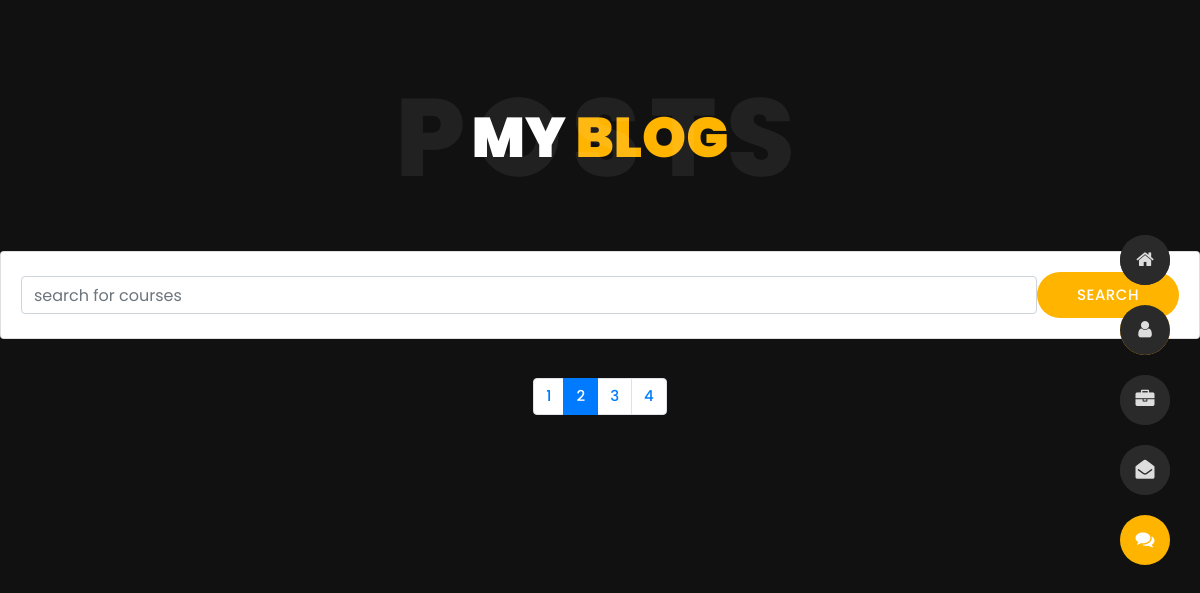
The page /blog/ on the database as committed earlier.
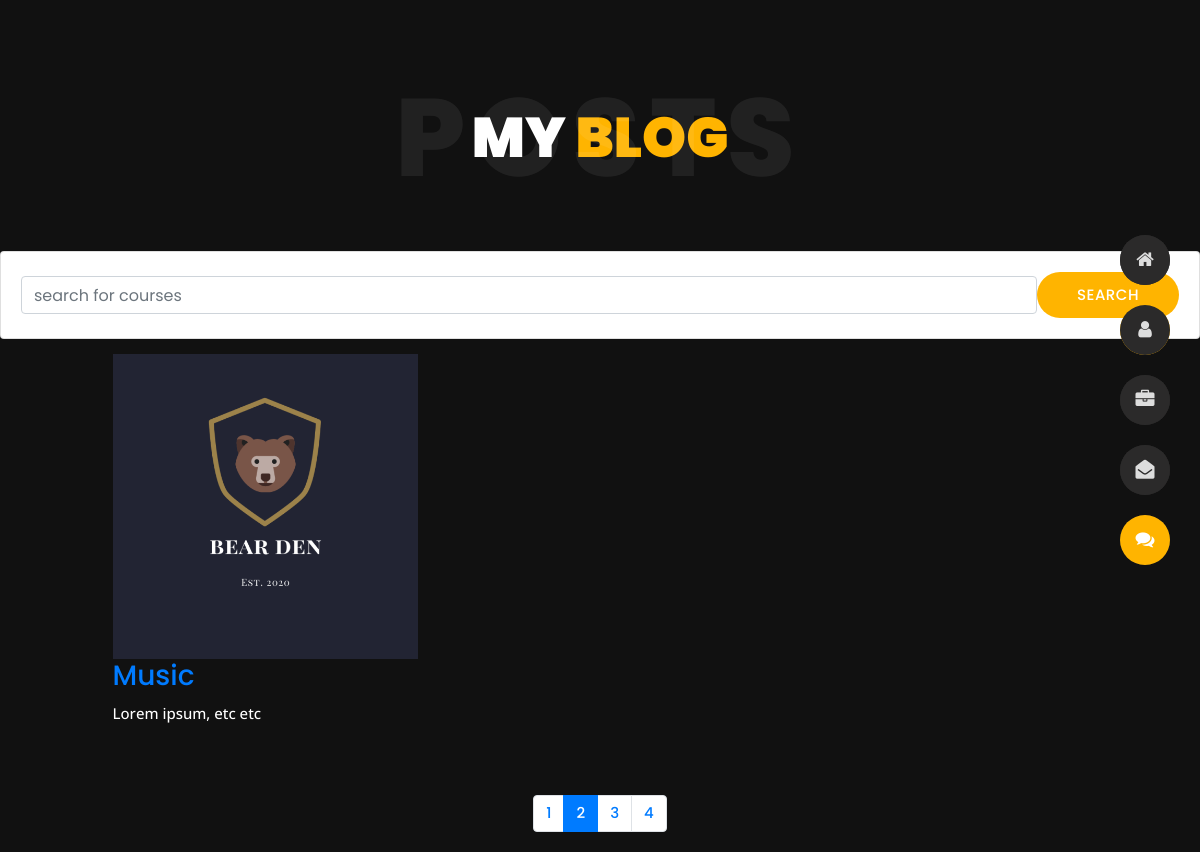
The same page on the database as committed later.
### resume/models.py (models this page shows, shortened)
class Post(models.Model):
    image = models.ImageField(upload_to="images/")
    title = models.CharField(max_length=30)
    content = models.TextField()
    author = models.ForeignKey(User, on_delete=models.CASCADE)
    date = models.DateTimeField(default=timezone.now)

### resume/views.py (the view)
# urls.py: 2. Add a URL to urlpatterns:  path('blog/', include('blog.urls'))
def blog(request):
    post_objects = Post.objects.all().order_by('-date')
    item_name = request.GET.get('item_name')
    if item_name != '' and item_name is not None:
        post_objects = Post.objects.filter(title__icontains=item_name)
    return render(request, 'resume/blog.html', {'post_objects': post_objects})

### resume/templates/resume/blog.html (shortened to what this page needs)
﻿{% extends 'resume/base_2.html' %} {% block content %}
<body class="blog">
  <header class="header" id="navbar-collapse-toggle">
    <ul
      class="icon-menu d-none d-lg-block revealator-slideup revealator-once revealator-delay1"
    >
      <li class="icon-box">
        <i class="fa fa-home"></i>
        <a href="index.html">
        </a>
      </li>
      <li class="icon-box">
        <i class="fa fa-user"></i>
        <a href="about.html">
        </a>
      </li>
      <li class="icon-box">
        <i class="fa fa-briefcase"></i>
        <a href="portfolio.html">
        </a>
      </li>
      <li class="icon-box">
        <i class="fa fa-envelope-open"></i>
        <a href="contact.html">
        </a>
      </li>
      <li class="icon-box active">
        <i class="fa fa-comments"></i>
        <a href="blog.html">
        </a>
      </li>
    </ul>
  </header>
  <section
    class="title-section text-left text-sm-center revealator-slideup revealator-once revealator-delay1"
  >
    <h1>my <span>blog</span></h1>
    <span class="title-bg">posts</span>
  </section>
  <div class="row">
    <div class="col-md-12">
      <form class="card card-sm">
        <div class="card-body row no-gutters align-items-center">
          <div class="col">
            <input
              type="search"
              name="item_name"
              placeholder="search for courses"
              class="form-control form-control-borderless"
            />
          </div>
          <div class="col-auto">
            <button class="btn btn-success" type="submit">search</button>
          </div>
        </div>
      </form>
    </div>
  </div>
  <section
    class="main-content revealator-slideup revealator-once revealator-delay1"
  >
    <div class="container">
      <div class="row">
        {% if post_objects %} {% for post in post_objects %}
        <div class="col-12 col-md-6 col-lg-6 col-xl-4 mb-30">
          <article class="post-container">
            <div class="post-thumb">
              <a
                href="blog-post.html"
                class="d-block position-relative overflow-hidden"
              >
                <img
                  src="{{post.image.url}}"
                  class="img-fluid"
                  alt="Blog Post"
                />
              </a>
            </div>
            <div class="post-content">
              <div class="entry-header">
                <h3>
                  <a href="blog-post.html">{{post.title}}</a>
                </h3>
              </div>
              <div class="entry-content open-sans-font">
                <p>{{post.content}}</p>
              </div>
            </div>
          </article>
        </div>
        {% endfor %} {% endif %}
        <div class="col-12 mt-4">
          <nav aria-label="Page navigation example">
            <ul class="pagination justify-content-center mb-0">
              <li class="page-item"><a class="page-link" href="#">1</a></li>
              <li class="page-item active">
                <a class="page-link" href="#">2</a>
              </li>
              <li class="page-item"><a class="page-link" href="#">3</a></li>
              <li class="page-item"><a class="page-link" href="#">4</a></li>
            </ul>
          </nav>
        </div>
      </div>
    </div>
  </section>
</body>
{% endblock content %}

### resume/templates/resume/base_2.html (shortened to what this page needs)
{% load static %}
<!DOCTYPE html>
<html lang="en">
  <head>
    <link href="{%static 'css/bootstrap.min.css'%}" rel="stylesheet" />
    <link href="{%static 'css/preloader.min.css'%}" rel="stylesheet" />
    <link href="{%static 'css/circle.css'%}" rel="stylesheet" />
    <link href="{%static 'css/font-awesome.min.css'%}" rel="stylesheet" />
    <link
      href="{%static 'css/fm.revealator.jquery.min.css'%}"
      rel="stylesheet"
    />
    <link href="{%static 'css/style.css'%}" rel="stylesheet" />
    <link href="{%static 'css/skins/yellow.css'%}" rel="stylesheet" />
  </head>
  <body class="about">
    <header class="header" id="navbar-collapse-toggle">
      <ul
        class="icon-menu d-none d-lg-block revealator-slideup revealator-once revealator-delay1"
      >
        <li class="icon-box">
          <a href="index.html">
          </a>
        </li>
        <li class="icon-box active">
          <a href="about.html">
          </a>
        </li>
        <li class="icon-box">
          <a href="portfolio.html">
          </a>
        </li>
        <li class="icon-box">
          <a href="contact.html">
          </a>
        </li>
        <li class="icon-box">
          <a href="blog.html">
          </a>
        </li>
      </ul>
    </header>
    {% block content %} {% endblock content %}
  </body>
</html>

### resume/static/css/style.css (style rules this page uses)
html { overflow-x: hidden; height: 100%; }
body { font-family: 'Poppins', sans-serif; font-size: 15px; color: #fff; font-weight: 500; line-height: 1.6; position: relative; background-size: cover; background-position: center; height: 100%; width: 100%; background-color: #111; }
.open-sans-font { font-family: 'Open Sans', sans-serif; }
.mb-30 { margin-bottom: 30px; }
.no-transform { transform: none !important; }
.btn { box-shadow: none !important; border-radius: 26px; font-weight: 500; height: 46px; line-height: 46px; font-size: 15px; text-transform: uppercase; color: #fff; padding: 0 40px; outline: none !important; overflow: hidden; display: inline-block; position: relative; font-family: 'Poppins', sans-serif; letter-spacing: .5px; border: 0; }
.btn, .btn:hover, .btn:focus { color: #fff; text-decoration: none; }
.title-section { margin: 0 auto; width: 100%; position: relative; padding: 80px 0; }
.title-section h1 { font-size: 56px; font-weight: 900; color: #fff; text-transform: uppercase; margin: 0; }
.title-bg { font-size: 110px; left: 0; letter-spacing: 10px; line-height: 0.7; position: absolute; right: 0; top: 50%; text-transform: uppercase; font-weight: 800; -webkit-transform: translateY(-50%); -moz-transform: translateY(-50%); -ms-transform: translateY(-50%); -o-transform: translateY(-50%); transform: translateY(-50%); color: rgba(255, 255, 255, 0.07); }
@media (min-width: 992px) { .header { position: fixed; right: 30px; bottom: 0; z-index: 3; display: flex; align-items: center; height: calc(100vh - 200px); top: 100px; opacity: 1; transition: opacity 0.3s; -webkit-transition: opacity 0.3s; } }
@media (min-width: 992px) { .header ul.icon-menu { margin: 0; padding: 0; } }
@media (min-width: 992px) { .header ul.icon-menu li.icon-box { width: 50px; height: 50px; list-style: none; position: relative; display: flex; align-items: center; transition: .3s; margin: 20px 0; border-radius: 50%; background: #2b2a2a; } }
@media (min-width: 992px) { .header ul.icon-menu li.icon-box i { color: #ddd; font-size: 19px; transition: .3s; } }
@media (min-width: 992px) { .header ul.icon-menu li.icon-box.active, .header ul.icon-menu li.icon-box:hover, .header ul.icon-menu li.icon-box.active i, .header ul.icon-menu li.icon-box:hover i { color: #fff; } }
@media (min-width: 992px) { .header .icon-box a { display: block; padding: 0; width: 50px; height: 50px; } }
@media (min-width: 992px) { .header .icon-box i.fa { position: absolute; pointer-events: none; } }
@media (min-width: 992px) { .header .icon-menu i { left: 0; right: 0; margin: 0 auto; display: block; text-align: center; font-size: 35px; top: 15px; } }
.about .main-content { padding-bottom: 20px; }
@media (max-width: 1350px) and (min-width: 992px) { .container { max-width: calc(100% - 195px); } }
@media (min-width: 992px) { .btn:before { font: 15px/1.2em FontAwesome; color: #fff; position: absolute; height: 100%; right: 25px; top: 50%; margin-top: -9px; transition: all 0.3s; opacity: 0; filter: alpha(opacity=0); -webkit-transform: translateX(-20px); transform: translateX(-20px); } }

### resume/static/css/skins/yellow.css (style rules this page uses)
.home h1, .about .box-stats h3, .title-section h1 span, #menu li.active a, body.light #menu li.active a, .blog .post-container:hover .post-content .entry-header h3 a, .blog .post-content .entry-header h3 a:hover, .contact .custom-span-contact i, .portfolio .slideshow figcaption h3, .portfolio .slideshow a, .portfolio .grid figure:hover figcaption, .blog-post .meta i { color: #ffb400; }
.about .resume-box .icon, .contact ul.social li a:hover, body.light.contact ul.social li a:hover, .preloader .loader, .blog .page-link:hover, .blog .page-item.active .page-link, body.light.blog .page-link:hover, body.light.blog .page-item.active .page-link, .portfolio .grid li figure div, .header ul.icon-menu li.icon-box.active, .header ul.icon-menu li.icon-box:hover, body.light .header ul.icon-menu li.icon-box.active, body.light .header ul.icon-menu li.icon-box:hover, .btn, .header .icon-box h2, .home .color-block, .title-section hr, .portfolio .slideshow .carousel-indicators li.active { background-color: #ffb400; }

Rows that differ between the two databases and show on the page:
added Post: image (picture), title "Music", content "Lorem ipsum, etc etc"
